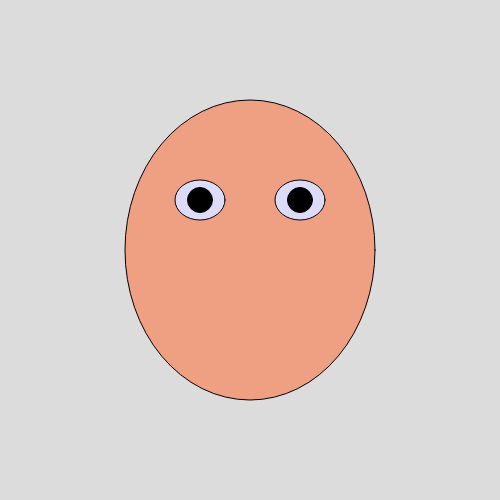
Frame 1 (no input)
Frame 60 (no input): identical to frame 1, image omitted
Frame 120 (the mouse pressed at the canvas centre since frame 60): identical to frame 1, image omitted

The p5.js sketch that drew this single still picture (run headless with seeded random() and noise() and a simulated clock; from frame 60 on, the mouse is pressed at the canvas centre):

// p5.js sketch
// ── sketch.js
function setup() {
  createCanvas(500, 500);
}

function draw(){
  background(220);
  fill(240, 160, 130);
  ellipse(250,250, 250,300);
  
  fill( 220, 220, 250)
  ellipse(200, 200, 50, 40);
  ellipse(300, 200, 50, 40);
  
  fill(0, 0, 0)
  circle(200, 200, 25);
  circle(300, 200, 25);
}
